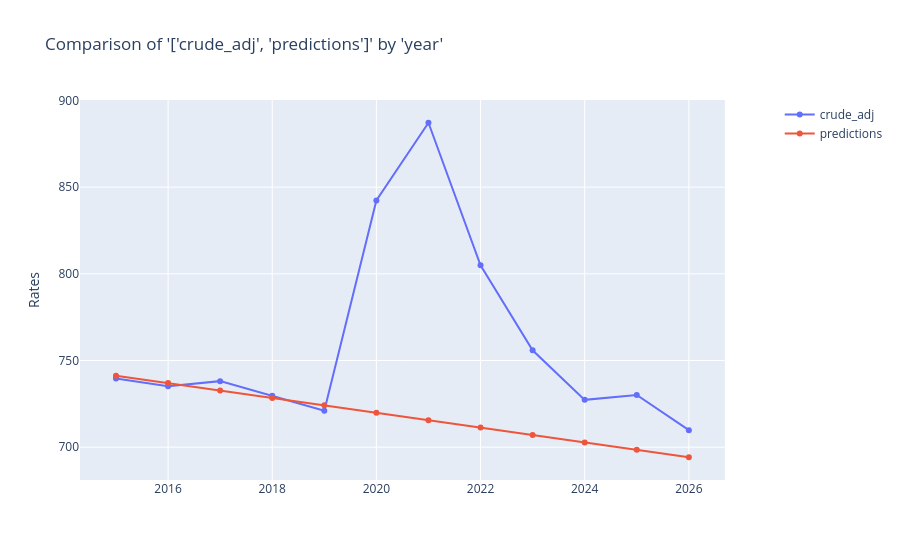

Write notebook code for a chart like this one.
### Code cell
charters.compare_rates(
    df=test_df[test_df[CATEGORY_COL] == "total"],
    x_axis="year",
    rates=["crude_adj", "predictions"],
    display=True,
)

### Figure 1 — Plotly figure (JSON) as saved in the notebook; plotly's stock layout.template omitted (floating-point values rounded to 4 significant figures)
{"data": [{"mode": "lines+markers", "name": "crude_adj", "type": "scatter", "x": [2015, 2016, 2017, 2018, 2019, 2020, 2021, 2022, 2023, 2024, 2025, 2026], "xaxis": "x", "y": [739.7, 735.1, 738.1, 729.6, 721.0, 842.3, 887.1, 804.9, 755.9, 727.3, 730.2, 709.8], "yaxis": "y"}, {"mode": "lines+markers", "name": "predictions", "type": "scatter", "x": [2015, 2016, 2017, 2018, 2019, 2020, 2021, 2022, 2023, 2024, 2025, 2026], "xaxis": "x", "y": [741.3, 737.0, 732.7, 728.4, 724.2, 719.9, 715.6, 711.3, 707.0, 702.8, 698.5, 694.2], "yaxis": "y"}], "layout": {"title": {"text": "Comparison of '['crude_adj', 'predictions']' by 'year'"}, "xaxis": {"anchor": "y", "domain": [0, 0.94]}, "yaxis": {"anchor": "x", "domain": [0, 1], "title": {"text": "Rates"}, "type": "-"}, "yaxis2": {"anchor": "x", "overlaying": "y", "side": "right"}}}
